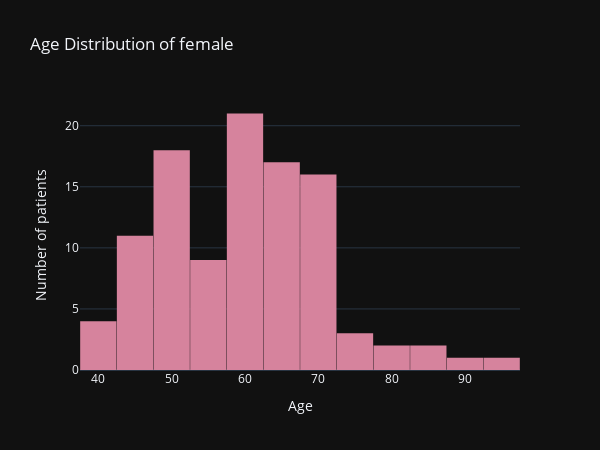

Notebook code for this chart:
### Code cell
fig_age = go.Figure()

fig_age.add_trace(go.Histogram(x=female_data['age'],
                               marker_color='#d6839d'))

fig_age.update_layout(
    title_text='Age Distribution of female',
    xaxis_title_text='Age',
    yaxis_title_text='Number of patients', 
    bargap=0.01, 
    template = 'plotly_dark',
    width=600, 
    height=450
)

fig_age.show()

### Figure 1 — Plotly figure (JSON) as saved in the notebook; plotly's stock layout.template omitted (floating-point values rounded to 4 significant figures)
{"data": [{"marker": {"color": "#d6839d"}, "type": "histogram", "x": [65, 65, 49, 70, 48, 65, 65, 75, 95, 50, 50, 82, 60, 50, 60, 57, 53, 60, 70, 60, 50, 45, 42, 70, 70, 55, 70, 60, 59, 42, 58, 70, 60, 63, 60, 72, 70, 58, 60, 85, 65, 86, 66, 60, 60, 43, 46, 58, 46, 65, 62, 46, 50, 61, 72, 65, 52, 50, 80, 65, 70, 49, 50, 60, 60.67, 40, 64, 45, 65, 50, 50, 40, 60, 49, 48, 70, 54, 55, 75, 65, 72, 60, 65, 70, 73, 53, 50, 55, 70, 65, 62, 68, 45, 51, 67, 45, 70, 50, 55, 45, 65, 90, 45, 55, 45]}], "layout": {"bargap": 0.01, "height": 450, "title": {"text": "Age Distribution of female"}, "width": 600, "xaxis": {"title": {"text": "Age"}}, "yaxis": {"title": {"text": "Number of patients"}}}}
